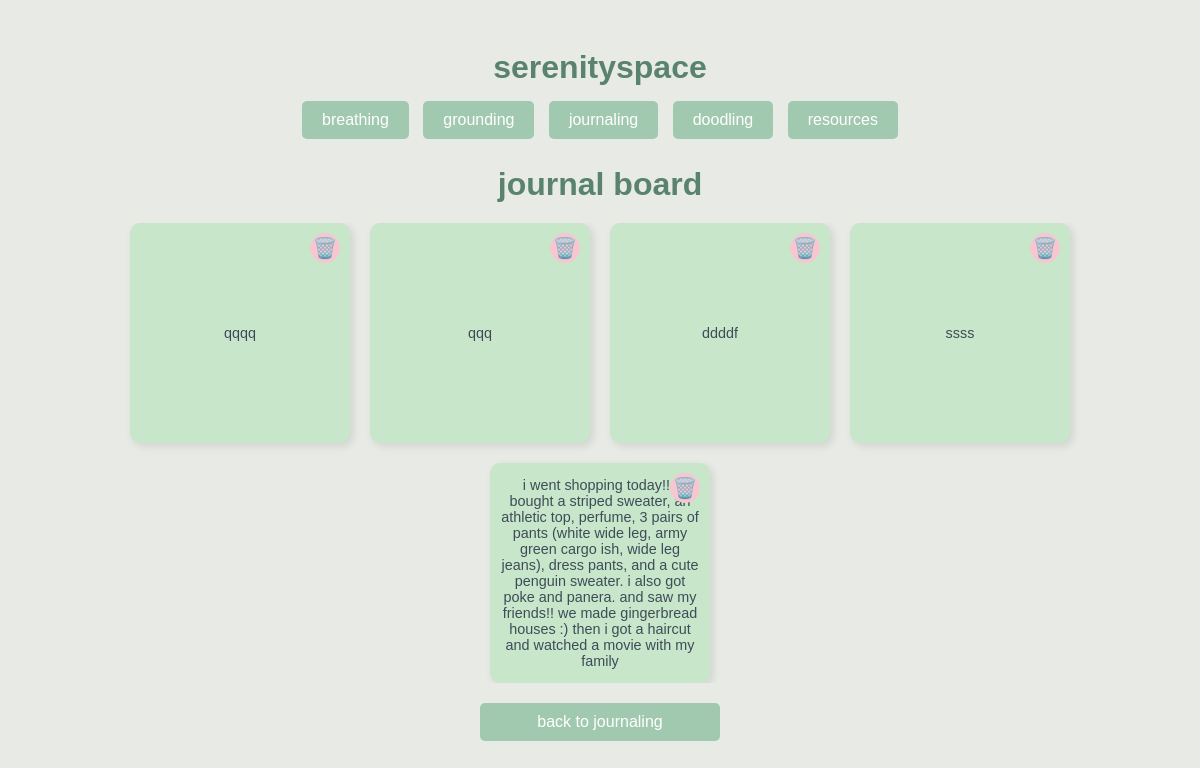
The app's page /journal-board, older data.
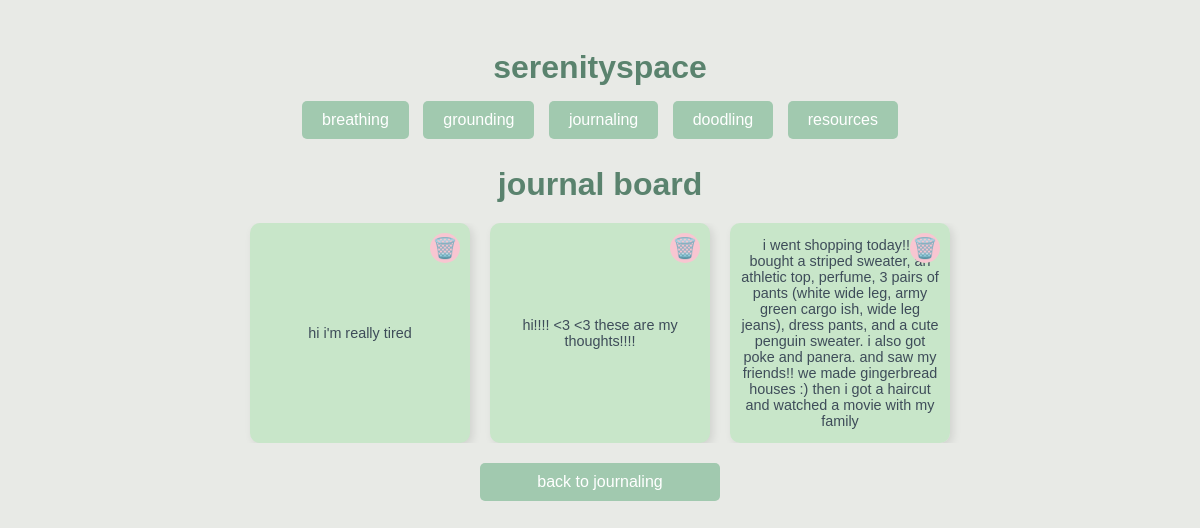
The same page, newer data.
### app.py (models this page shows)
class JournalEntry(db.Model):
    id = db.Column(db.Integer, primary_key=True)
    entry = db.Column(db.Text)

### app.py (the view)
@app.route('/journal-board')
def journal_board():
    entries = JournalEntry.query.order_by(JournalEntry.id.desc()).all()
    return render_template('journal-board.html', entries=entries)

### templates/journal-board.html (shortened to what this page needs)
{% extends "layout.html" %}
{% block body %}
    <h1>journal board</h1>
    <div class="journal-board">
        {% for entry in entries %}
            <div class="journal-entry">
                <form action="{{ url_for('delete_journal', entry_id=entry.id) }}" method="post" class="delete-form">
                    <button type="submit" class="delete-btn" title="Delete Entry">🗑️</button>
                </form>
                <p>{{ entry.entry }}</p>
            </div>
        {% endfor %}
    </div>
    <a href="/journaling" class="button-style">back to journaling</a>
{% endblock %}

### templates/layout.html (shortened to what this page needs)
<!DOCTYPE html>
<html lang="en">
    <head>
        <link rel="stylesheet" type="text/css" href="static\styles.css">
    </head>
    <body>
        <a href="/homepage">
            <h1>serenityspace</h1>
        </a>
        <a href="/breathing">
            <button type="button">breathing</button>
        </a>
        <a href="/grounding">
            <button type="button">grounding</button>
        </a>
        <a href="/journaling">
            <button type="button">journaling</button>
        </a>
        <a href="/doodling">
            <button type="button">doodling</button>
        </a>
        <a href="/educational-resources">
            <button type="button">resources</button>
        </a>
        {% block body %}{% endblock %}
    </body>
</html>

### static/styles.css (style rules this page uses)
body { padding: 20px; font-family: Arial, sans-serif; background-color: #e8eae6; color: #3e4c59; text-align: center; }
h1, h4, h5 { color: #5a836e; font-family: 'Arial', sans-serif; margin-bottom: 10px; }
h1 { text-align: center; }
a { text-decoration: none; }
a button { background-color: #a1c9af; color: white; border: none; padding: 10px 20px; margin: 5px; border-radius: 5px; cursor: pointer; font-family: Arial, sans-serif; font-size: 1em; text-decoration: none; transition: background-color 0.3s; }
div { height: 100%; overflow:hidden; font-family: Arial, sans-serif; background-color: #e8eae6; color: #3e4c59; text-align: center; display: flex; flex-direction: column; align-items: center; justify-content: center; margin: 0; }
form { margin-top: 20px; }
input[type=submit], .button-style { background-color: #a1c9af; color: white; border: none; padding: 10px 20px; border-radius: 5px; cursor: pointer; text-decoration: none; display: block; margin-left: auto; margin-right: auto; margin-top: 20px; width: auto; max-width: 200px; }
.journal-board { display: flex; flex-direction: row; flex-wrap: wrap; gap: 20px; margin-top: 20px; }
.journal-entry { background-color: #c8e6c9; padding: 10px; width: 200px; height: 200px; box-shadow: 3px 3px 8px rgba(0, 0, 0, 0.1); border-radius: 10px; overflow: auto; word-wrap: break-word; font-size: 0.9em; position: relative; }
.delete-btn { background: #f8c6d1; color: white; border-radius: 50%; width: 30px; height: 30px; cursor: pointer; display: flex; align-items: center; justify-content: center; position: absolute; top: 10px; right: 10px; border: none; font-size: 20px; z-index: 2; }
.delete-form { margin: 0; }

Row changes from the older to the newer data that the page shows:
removed JournalEntry: entry "qqqq"
removed JournalEntry: entry "qqq"
removed JournalEntry: entry "ddddf"
removed JournalEntry: entry "ssss"
added JournalEntry: entry "hi i'm really tired"
added JournalEntry: entry "hi!!!! <3 <3 these are my thoughts!!!!"
